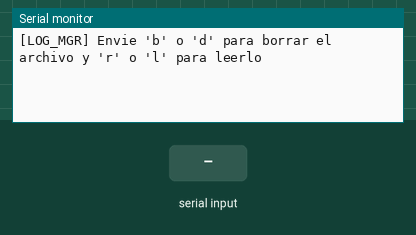
A sketch run on a simulated Arduino Uno, built with avr-gcc and run on an emulated ATmega328P. Shown: the last lines printed to the serial monitor. The inputs (shaded band) are chosen by the test bench. Storage starts empty.

Above: at 1.2 s.
1.3 s: "b\n" received over Serial
At 2.5 s:
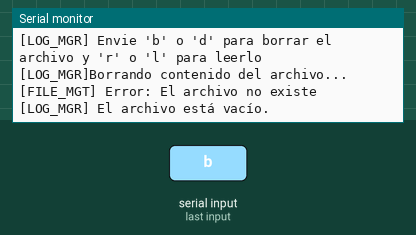
2.8 s: byte 114 ('r') received over Serial
At 4.1 s:
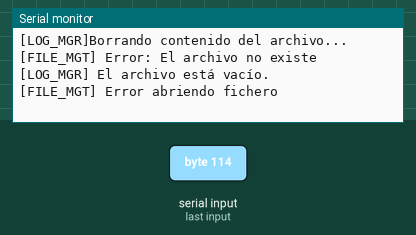

The sketch:

read_file.ino
```cpp
#include "file_management.hpp"

const char* testFile = "/measurements.txt";

void setup() {
  Serial.begin(9600);
  Serial.println("[LOG_MGR] Envie 'b' o 'd' para borrar el archivo y 'r' o 'l' para leerlo ");
}

void loop() {
    // Verificar si hay datos disponibles en el puerto serial
    if (Serial.available() > 0) {
        char command = Serial.read(); // Leer el carácter ingresado
        if (command == 'b' ||  command == 'd') {

            Serial.println("[LOG_MGR]Borrando contenido del archivo...");
            clear_file(testFile);

            // Confirmar estado del archivo después de borrarlo
            File file = SPIFFS.open(testFile, "r");
            if (file && file.available()) {
                Serial.println("[LOG_MGR] El archivo aún tiene contenido.");
            } else {
                Serial.println("[LOG_MGR] El archivo está vacío.");
            }
            file.close();
        } else if (command == 'r' ||  command == 'l') {
            read_meas(testFile);
        } else if (command != '\n') {
          Serial.println("[LOG_MGR] Envie 'b' o 'd' para borrar el archivo y 'r' o 'l' para leerlo ");
        }
    }
}
```

file_management.cpp
```cpp
#include "file_management.hpp"

void clear_file(const char* measFile) {
  if (SPIFFS.exists(measFile)) {
      // Delete the file
      if (SPIFFS.remove(measFile)) {
        Serial.println("[FILE_MGT] Archivo borrado correctamente");
      } else {
        Serial.println("[FILE_MGT] Error al borrar el archivo");
      }
  } else {
      Serial.println("[FILE_MGT] Error: El archivo no existe");
  }
}

void read_meas(const char* measFile){
    if (!SPIFFS.begin()) {
        Serial.println("[FILE_MGT] Error iniciando SPIFFS");
        return;
    }

    File measurementFile = SPIFFS.open(measFile, "r");
    if (!measurementFile) {
        Serial.println("[FILE_MGT] Error abriendo fichero");
        return;
    }

    Serial.println("[FILE_MGT] Abriendo " + String(measFile) + ". Contenido: ");

    while (measurementFile.available()) {
        Serial.write(measurementFile.read());
    }

    measurementFile.close();
}

bool write_meas(const char* measFile, telemetry_t measures, String timestamp) {
    if (!SPIFFS.begin()) {
        return false;
    }

    File measurementFile = SPIFFS.open(measFile, "a");
    if (!measurementFile) {
        return false;
    }

    String measurement = timestamp +
                         " VPanelSolar: " + String(measures.VSolar) + " V, " +
                         "IPanelSolar: " + String(measures.ISolar) + " mA, " +
                         "VBatBackup: " + String(measures.VBatbu) + " V, " +
                         "IBatBackup: " + String(measures.IBatbu) + " mA, " +
                         "VBat1: " + String(measures.VBat1) + " V, " +
                         "IBat1: " + String(measures.IBat1) + " mA, " +
                         "VBat2: " + String(measures.VBat2) + " V, " +
                         "IBat2: " + String(measures.IBat2) + " mA";

    measurementFile.println(measurement);
    measurementFile.close();

    return true;
}
```

file_management.hpp
```cpp
// (licence header left out)
#ifndef FILE_MANAGEMENT_H
#define FILE_MANAGEMENT_H

#include <FS.h>
#include <time.h>
#include "telemetry.hpp"

/**
 * @brief Borra el contenido del fichero indicado.
 *
 * @param measFile Nombre del fichero a borrar.
 */
extern void clear_file(const char* measFile);

/**
 * @brief Lee el contenido del fichero indicado. Imprime en consola el contenido.
 *
 * @param measFile Nombre del fichero a leer.
 */
extern void read_meas(const char* measFile);

/**
 * @brief Escribe la medida en el fichero indicado.
 * Formato: [timestamp] VPanelSolar: X.XX V, IPanelSolar: X.XX mA, VBatBackup: X.XX V, IBatBackup: X.XX mA, VBat1: X.XX V, IBat1: X.XX mA, VBat2: X.XX V, IBat2: X.XX mA
 *
 * @param measFile Nombre del fichero.
 * @param measures Medidas a escribir.
 * @param timestamp Marca de tiempo.
 * @return true si la escritura fue exitosa, false en caso contrario.
 */
extern bool write_meas(const char* measFile , telemetry_t measures, String timestamp);

#endif
```

telemetry.hpp
```cpp
/**
 * @file telemetry.hpp
 * @author David Andrino
 * @author Estela Mora
 * @author Hugo Sánchez
 * @author Fernando Sanz
 * @brief Definición de la estructura de telemetría
 * @version 1.1
 * @date 15-12-2024
 */
#ifndef TELEMETRY_H
#define TELEMETRY_H

/**
 * @brief Estructura con las medidas tomadas por los diferentes sensores
 */
typedef struct {
    float VSolar;  /**< Tension panel solar */
    float ISolar;  /**< Corriente panel solar */
    float VBatbu;  /**< Tension bateria backup */
    float IBatbu;  /**< Corriente bateria backup */
    float VBat1;   /**< Tension bateria 1 */
    float IBat1;   /**< Corriente bateria 1 */
    float VBat2;   /**< Tension bateria 2 */
    float IBat2;   /**< Corriente bateria 2 */
} telemetry_t;

#endif
```

Measured:
- after the input at 1.3 s, the serial monitor: prints a new line at once (image 1)
- after the input at 2.8 s, the serial monitor: prints a new line at once (image 2)
